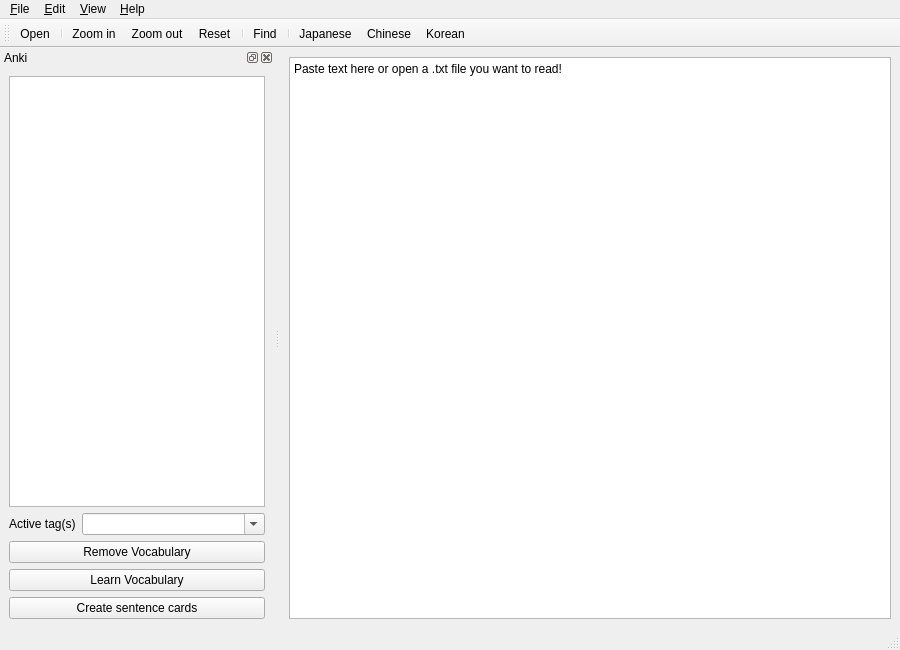
<?xml version="1.0" encoding="UTF-8"?>
<ui version="4.0">
 <class>MainWindowReader</class>
 <widget class="QMainWindow" name="MainWindowReader">
  <property name="geometry">
   <rect>
    <x>0</x>
    <y>0</y>
    <width>900</width>
    <height>650</height>
   </rect>
  </property>
  <property name="acceptDrops">
   <bool>true</bool>
  </property>
  <property name="windowTitle">
   <string>Yomichan</string>
  </property>
  <property name="windowIcon">
   <iconset resource="resources.qrc">
    <normaloff>:/img/img/icon_logo_32.png</normaloff>:/img/img/icon_logo_32.png</iconset>
  </property>
  <widget class="QWidget" name="centralwidget">
   <layout class="QVBoxLayout" name="verticalLayout_4">
    <item>
     <widget class="QPlainTextEdit" name="textContent">
      <property name="mouseTracking">
       <bool>true</bool>
      </property>
      <property name="readOnly">
       <bool>true</bool>
      </property>
      <property name="plainText">
       <string>Paste text here or open a .txt file you want to read!</string>
      </property>
     </widget>
    </item>
   </layout>
  </widget>
  <widget class="QMenuBar" name="menubar">
   <property name="geometry">
    <rect>
     <x>0</x>
     <y>0</y>
     <width>900</width>
     <height>21</height>
    </rect>
   </property>
   <widget class="QMenu" name="menuFile">
    <property name="title">
     <string>&amp;File</string>
    </property>
    <widget class="QMenu" name="menuOpenRecent">
     <property name="title">
      <string>Open &amp;recent</string>
     </property>
    </widget>
    <widget class="QMenu" name="menuImport">
     <property name="title">
      <string>&amp;Import</string>
     </property>
     <addaction name="actionKindleDeck"/>
     <addaction name="actionWordList"/>
    </widget>
    <addaction name="actionOpen"/>
    <addaction name="menuOpenRecent"/>
    <addaction name="actionSave"/>
    <addaction name="separator"/>
    <addaction name="menuImport"/>
    <addaction name="separator"/>
    <addaction name="actionQuit"/>
   </widget>
   <widget class="QMenu" name="menuEdit">
    <property name="title">
     <string>&amp;Edit</string>
    </property>
    <addaction name="separator"/>
    <addaction name="actionFind"/>
    <addaction name="actionFindNext"/>
    <addaction name="separator"/>
    <addaction name="actionPreferences"/>
   </widget>
   <widget class="QMenu" name="menuHelp">
    <property name="title">
     <string>&amp;Help</string>
    </property>
    <addaction name="actionHomepage"/>
    <addaction name="actionFeedback"/>
    <addaction name="separator"/>
    <addaction name="actionAbout"/>
   </widget>
   <widget class="QMenu" name="menuView">
    <property name="title">
     <string>&amp;View</string>
    </property>
    <widget class="QMenu" name="menuTextSize">
     <property name="title">
      <string>&amp;Zoom</string>
     </property>
     <addaction name="actionZoomIn"/>
     <addaction name="actionZoomOut"/>
     <addaction name="separator"/>
     <addaction name="actionZoomReset"/>
    </widget>
    <addaction name="menuTextSize"/>
    <addaction name="separator"/>
    <addaction name="actionToggleAnki"/>
    <addaction name="separator"/>
    <addaction name="actionToggleWrap"/>
   </widget>
   <addaction name="menuFile"/>
   <addaction name="menuEdit"/>
   <addaction name="menuView"/>
   <addaction name="menuHelp"/>
  </widget>
  <widget class="QToolBar" name="toolBar">
   <property name="windowTitle">
    <string>toolBar</string>
   </property>
   <property name="iconSize">
    <size>
     <width>16</width>
     <height>16</height>
    </size>
   </property>
   <attribute name="toolBarArea">
    <enum>TopToolBarArea</enum>
   </attribute>
   <attribute name="toolBarBreak">
    <bool>false</bool>
   </attribute>
   <addaction name="actionOpen"/>
   <addaction name="separator"/>
   <addaction name="actionZoomIn"/>
   <addaction name="actionZoomOut"/>
   <addaction name="actionZoomReset"/>
   <addaction name="separator"/>
   <addaction name="actionFind"/>
   <addaction name="separator"/>
   <addaction name="actionToggleJapanese"/>
   <addaction name="actionToggleChinese"/>
   <addaction name="actionToggleKorean"/>
  </widget>
  <widget class="QStatusBar" name="statusBar"/>
  <widget class="QDockWidget" name="dockAnki">
   <property name="windowTitle">
    <string>Anki</string>
   </property>
   <attribute name="dockWidgetArea">
    <number>1</number>
   </attribute>
   <widget class="QWidget" name="dockWidgetContents_2">
    <layout class="QVBoxLayout" name="verticalLayout_2">
     <item>
      <widget class="QListWidget" name="listDefinitions"/>
     </item>
     <item>
      <layout class="QHBoxLayout" name="horizontalLayout_2">
       <item>
        <widget class="QLabel" name="label_3">
         <property name="text">
          <string>Active tag(s)</string>
         </property>
        </widget>
       </item>
       <item>
        <widget class="QComboBox" name="comboTags">
         <property name="sizePolicy">
          <sizepolicy hsizetype="Expanding" vsizetype="Fixed">
           <horstretch>0</horstretch>
           <verstretch>0</verstretch>
          </sizepolicy>
         </property>
         <property name="editable">
          <bool>true</bool>
         </property>
        </widget>
       </item>
      </layout>
     </item>
     <item>
      <layout class="QVBoxLayout" name="verticalLayout_5">
       <item>
        <widget class="QPushButton" name="removeVocabulary">
         <property name="text">
          <string>Remove Vocabulary</string>
         </property>
        </widget>
       </item>
       <item>
        <widget class="QPushButton" name="learnVocabulary">
         <property name="text">
          <string>Learn Vocabulary</string>
         </property>
        </widget>
       </item>
       <item>
        <widget class="QPushButton" name="createSentenceCards">
         <property name="text">
          <string>Create sentence cards</string>
         </property>
        </widget>
       </item>
      </layout>
     </item>
    </layout>
   </widget>
  </widget>
  <action name="actionOpen">
   <property name="icon">
    <iconset resource="resources.qrc">
     <normaloff>:/img/img/icon_action_open.png</normaloff>:/img/img/icon_action_open.png</iconset>
   </property>
   <property name="text">
    <string>&amp;Open...</string>
   </property>
   <property name="toolTip">
    <string>Open file</string>
   </property>
   <property name="shortcut">
    <string>Ctrl+O</string>
   </property>
   <property name="iconVisibleInMenu">
    <bool>true</bool>
   </property>
  </action>
  <action name="actionQuit">
   <property name="icon">
    <iconset resource="resources.qrc">
     <normaloff>:/img/img/icon_action_quit.png</normaloff>:/img/img/icon_action_quit.png</iconset>
   </property>
   <property name="text">
    <string>&amp;Quit</string>
   </property>
   <property name="toolTip">
    <string>Quit Yomichan</string>
   </property>
   <property name="iconVisibleInMenu">
    <bool>true</bool>
   </property>
  </action>
  <action name="actionPreferences">
   <property name="icon">
    <iconset resource="resources.qrc">
     <normaloff>:/img/img/icon_action_preferences.png</normaloff>:/img/img/icon_action_preferences.png</iconset>
   </property>
   <property name="text">
    <string>&amp;Preferences...</string>
   </property>
   <property name="toolTip">
    <string>Edit preferences</string>
   </property>
   <property name="iconVisibleInMenu">
    <bool>true</bool>
   </property>
  </action>
  <action name="actionAbout">
   <property name="icon">
    <iconset resource="resources.qrc">
     <normaloff>:/img/img/icon_action_about.png</normaloff>:/img/img/icon_action_about.png</iconset>
   </property>
   <property name="text">
    <string>&amp;About...</string>
   </property>
   <property name="toolTip">
    <string>About Yomichan</string>
   </property>
   <property name="iconVisibleInMenu">
    <bool>true</bool>
   </property>
  </action>
  <action name="actionZoomIn">
   <property name="icon">
    <iconset resource="resources.qrc">
     <normaloff>:/img/img/icon_action_zoom_in.png</normaloff>:/img/img/icon_action_zoom_in.png</iconset>
   </property>
   <property name="text">
    <string>Zoom &amp;in</string>
   </property>
   <property name="shortcut">
    <string>Ctrl++</string>
   </property>
   <property name="iconVisibleInMenu">
    <bool>true</bool>
   </property>
  </action>
  <action name="actionZoomOut">
   <property name="icon">
    <iconset resource="resources.qrc">
     <normaloff>:/img/img/icon_action_zoom_out.png</normaloff>:/img/img/icon_action_zoom_out.png</iconset>
   </property>
   <property name="text">
    <string>Zoom &amp;out</string>
   </property>
   <property name="shortcut">
    <string>Ctrl+-</string>
   </property>
   <property name="iconVisibleInMenu">
    <bool>true</bool>
   </property>
  </action>
  <action name="actionZoomReset">
   <property name="icon">
    <iconset resource="resources.qrc">
     <normaloff>:/img/img/icon_action_zoom_reset.png</normaloff>:/img/img/icon_action_zoom_reset.png</iconset>
   </property>
   <property name="text">
    <string>&amp;Reset</string>
   </property>
   <property name="toolTip">
    <string>Reset zoom</string>
   </property>
   <property name="shortcut">
    <string>Ctrl+0</string>
   </property>
   <property name="iconVisibleInMenu">
    <bool>true</bool>
   </property>
  </action>
  <action name="actionFind">
   <property name="checkable">
    <bool>false</bool>
   </property>
   <property name="checked">
    <bool>false</bool>
   </property>
   <property name="enabled">
    <bool>true</bool>
   </property>
   <property name="icon">
    <iconset resource="resources.qrc">
     <normaloff>:/img/img/icon_action_find.png</normaloff>:/img/img/icon_action_find.png</iconset>
   </property>
   <property name="text">
    <string>&amp;Find...</string>
   </property>
   <property name="toolTip">
    <string>Find text</string>
   </property>
   <property name="shortcut">
    <string>Ctrl+F</string>
   </property>
   <property name="visible">
    <bool>true</bool>
   </property>
   <property name="iconVisibleInMenu">
    <bool>true</bool>
   </property>
  </action>
  <action name="actionFindNext">
   <property name="text">
    <string>Find &amp;next</string>
   </property>
   <property name="toolTip">
    <string>Find text again</string>
   </property>
   <property name="shortcut">
    <string>F3</string>
   </property>
  </action>
  <action name="actionToggleWrap">
   <property name="checkable">
    <bool>true</bool>
   </property>
   <property name="checked">
    <bool>true</bool>
   </property>
   <property name="text">
    <string>&amp;Word wrap</string>
   </property>
   <property name="toolTip">
    <string>Toggle word wrap</string>
   </property>
  </action>
  <action name="actionToggleVocab">
   <property name="checkable">
    <bool>true</bool>
   </property>
   <property name="text">
    <string>&amp;Vocabulary</string>
   </property>
   <property name="toolTip">
    <string>Toggle definitions</string>
   </property>
  </action>
  <action name="actionHomepage">
   <property name="icon">
    <iconset resource="resources.qrc">
     <normaloff>:/img/img/icon_action_homepage.png</normaloff>:/img/img/icon_action_homepage.png</iconset>
   </property>
   <property name="text">
    <string>&amp;Homepage...</string>
   </property>
   <property name="toolTip">
    <string>Yomichan homepage</string>
   </property>
   <property name="iconVisibleInMenu">
    <bool>true</bool>
   </property>
  </action>
  <action name="actionToggleAnki">
   <property name="checkable">
    <bool>true</bool>
   </property>
   <property name="text">
    <string>&amp;Anki</string>
   </property>
  </action>
  <action name="actionFeedback">
   <property name="icon">
    <iconset resource="resources.qrc">
     <normaloff>:/img/img/icon_action_feedback.png</normaloff>:/img/img/icon_action_feedback.png</iconset>
   </property>
   <property name="text">
    <string>&amp;Feedback...</string>
   </property>
  </action>
  <action name="actionToggleKanji">
   <property name="checkable">
    <bool>true</bool>
   </property>
   <property name="text">
    <string>&amp;Kanji</string>
   </property>
  </action>
  <action name="actionKindleDeck">
   <property name="text">
    <string>&amp;Kindle deck...</string>
   </property>
  </action>
  <action name="actionWordList">
   <property name="text">
    <string>&amp;Word list...</string>
   </property>
  </action>
  <action name="actionSave">
   <property name="icon">
    <iconset resource="resources.qrc">
     <normaloff>:/img/img/icon_copy_definition.png</normaloff>:/img/img/icon_copy_definition.png</iconset>
   </property>
   <property name="text">
    <string>&amp;Save...</string>
   </property>
   <property name="toolTip">
    <string>Save file</string>
   </property>
   <property name="shortcut">
    <string>Ctrl+S</string>
   </property>
   <property name="iconVisibleInMenu">
    <bool>true</bool>
   </property>
  </action>
  <action name="actionToggleKorean">
   <property name="checkable">
    <bool>true</bool>
   </property>
   <property name="icon">
    <iconset resource="resources.qrc">
     <normaloff>:/img/img/icon_action_ko.png</normaloff>:/img/img/icon_action_ko.png</iconset>
   </property>
   <property name="text">
    <string>&amp;Korean</string>
   </property>
   <property name="toolTip">
    <string>Enable Korean dictionary</string>
   </property>
   <property name="shortcut">
    <string>Ctrl+K</string>
   </property>
  </action>
  <action name="actionToggleChinese">
   <property name="checkable">
    <bool>true</bool>
   </property>
   <property name="icon">
    <iconset resource="resources.qrc">
     <normaloff>:/img/img/icon_action_ch.png</normaloff>:/img/img/icon_action_ch.png</iconset>
   </property>
   <property name="text">
    <string>&amp;Chinese</string>
   </property>
   <property name="toolTip">
    <string>Enable Chinese dictionary</string>
   </property>
   <property name="shortcut">
    <string>Ctrl+H</string>
   </property>
  </action>
  <action name="actionToggleJapanese">
   <property name="checkable">
    <bool>true</bool>
   </property>
   <property name="checked">
    <bool>false</bool>
   </property>
   <property name="enabled">
    <bool>true</bool>
   </property>
   <property name="icon">
    <iconset resource="resources.qrc">
     <normaloff>:/img/img/icon_action_jp.png</normaloff>:/img/img/icon_action_jp.png</iconset>
   </property>
   <property name="text">
    <string>&amp;Japanese</string>
   </property>
   <property name="toolTip">
    <string>Enable Japanese dictionary</string>
   </property>
   <property name="shortcut">
    <string>Ctrl+J</string>
   </property>
   <property name="visible">
    <bool>true</bool>
   </property>
   <property name="iconVisibleInMenu">
    <bool>true</bool>
   </property>
  </action>
 </widget>
 <resources>
  <include location="resources.qrc"/>
 </resources>
 <connections>
  <connection>
   <sender>actionQuit</sender>
   <signal>triggered()</signal>
   <receiver>MainWindowReader</receiver>
   <slot>close()</slot>
   <hints>
    <hint type="sourcelabel">
     <x>-1</x>
     <y>-1</y>
    </hint>
    <hint type="destinationlabel">
     <x>449</x>
     <y>324</y>
    </hint>
   </hints>
  </connection>
  <connection>
   <sender>actionToggleAnki</sender>
   <signal>toggled(bool)</signal>
   <receiver>dockAnki</receiver>
   <slot>setVisible(bool)</slot>
   <hints>
    <hint type="sourcelabel">
     <x>-1</x>
     <y>-1</y>
    </hint>
    <hint type="destinationlabel">
     <x>136</x>
     <y>342</y>
    </hint>
   </hints>
  </connection>
 </connections>
</ui>
